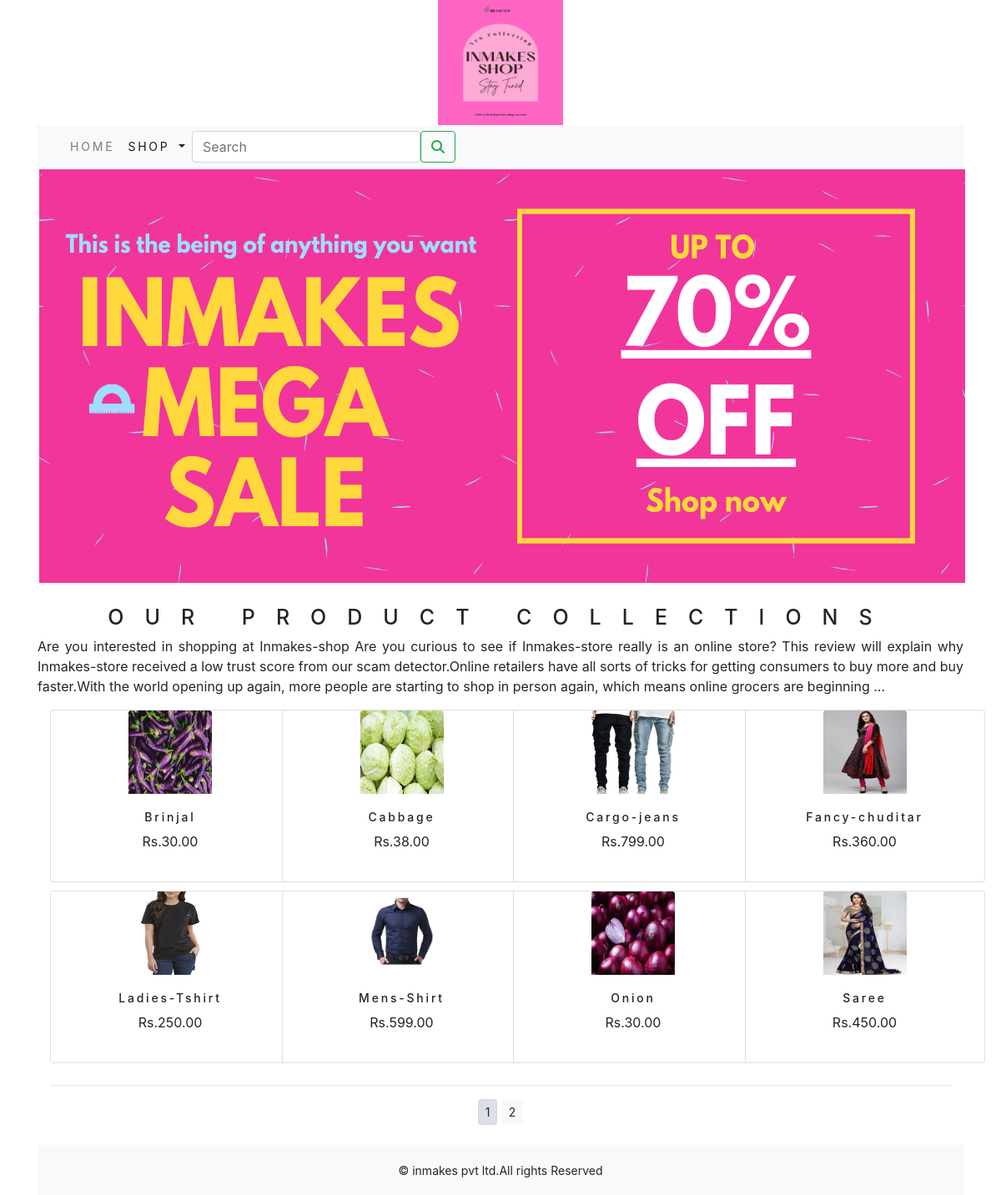
Screenshot of /ecommerceapp with the database file from the repository.
### ecommerceapp/models.py (models this page shows, shortened)
class Product(models.Model):
    name=models.CharField(max_length=250,unique=True)
    slug= models.SlugField(max_length=250, unique=True)
    description=models.TextField(blank=True)
    price=models.DecimalField(max_digits=10,decimal_places=2)
    category=models.ForeignKey(Category,on_delete=models.CASCADE)
    image=models.ImageField(upload_to='product',blank=True)
    stock=models.IntegerField()
    available=models.BooleanField(default=True)
    created=models.DateTimeField(auto_now_add=True)
    updated=models.DateTimeField(auto_now=True)
    def get_url(self):
        return reverse('ecommerceapp:prodCatdetail',args=[self.category.slug,self.slug])
    class Meta:
        ordering=('name',)
        verbose_name='product'
        verbose_name_plural = 'products'

### ecommerceapp/views.py (the view)
# urls.py: path('',views.allprodCat,name='allprodCat'),
def allprodCat(request,c_slug=None):
    c_page=None
    products_list=None
    if c_slug!=None:
        c_page=get_object_or_404(Category,slug=c_slug)
        products_list=Product.objects.all().filter(category=c_page,available=True)
    else:
        products_list=Product.objects.all().filter(available=True)
    paginator=Paginator(products_list,8)
    try:
        page=int(request.GET.get('page','1'))
    except:
        page=1
    try:
        products=paginator.page(page)
    except (EmptyPage,InvalidPage):
        products=paginator.page(paginator.num_pages)
    return render(request,"category.html",{'category':c_page,'products':products})

### cart/context_processors.py (called while the page is built)
def counter(request):
    item_count=0
    if 'admin' in request.path:
        return {}
    else:
        try:
            cart=Cart.objects.filter(cart_id=_cart_id(request))
            car_items=CartItem.objects.all().filter(cart=cart[:1])
            for cart_item in car_items:
                item_count += cart_item.quantity
        except Cart.DoesNotExist:
            item_count=0
    return dict(item_count=item_count)

### cart/views.py (called while the page is built)
def _cart_id(request):
    cart=request.session.session_key
    if not cart:
        cart=request.session.create()
    return cart

### ecommerceapp/context_processors.py (called while the page is built)
def menu_links(request):
    links=Category.objects.all()
    return dict(links=links)

### ecommerceapp/models.py (called while the page is built)
    def get_url(self):
        return reverse('ecommerceapp:products_by_category',args=[self.slug])

### templates/category.html (shortened to what this page needs)
{% extends 'base.html' %}
{% load static %}
{% block content %}
<div class="mx_auto">
    {% if category %}
        <img class="my_image" src="{{category.image.url}}" alt="{{category.name}}">
</div>
    <br>
<div>
        <h1 class="text-center my_title">{{category.name}}</h1>
        <P class="text-justify">{{category.description}}</P>
</div>
    {% else %}
<div>
<img class="my_image my_image_padding" src="{% static 'img/Banner.png' %}" style="width:1114px;height:500px" alt="our products">
</div>
<br>
<div>
    <h1 class="text-center my_title">Our product Collections</h1>
    <p class="text-justify">Are you interested in shopping at Inmakes-shop Are you curious to see if Inmakes-store really is an online store? This review will explain why Inmakes-store received a low trust score from our scam detector.Online retailers have all sorts of tricks for getting consumers to buy more and buy faster.With the world opening up again, more people are starting to shop in person again, which means online grocers are beginning ...</p>
</div>
    {% endif %}
<div class="container">
    <div class="row mx_auto">
        {% for product in products.object_list %}
        <div class="my_bottom_margin col-9 col-sm-12 col-md-3 xol-lg-3">
            <div class="card text-center" style="min-width:18rem;">
                <a href="{{product.get_url}}"><img class="card-img-top my_image" src="{{product.image.url}}" style="width:100px; height:100px" alt="{{product.name}}"></a>
            <div class="card-body">
             <h4>{{product.name}}</h4>
                <P>Rs.{{product.price}}</P>
            </div>
            </div>
        </div>
        {% endfor %}
    </div>
    <div class="mx-auto">
        {% if products.paginator.num_pages > 1 %}
        <hr>
        <div class="text-center">
            {% for pg in products.paginator.page_range %}
                <a href="?page={{pg}}" class="btn btn-light btn-sm {% if products.number == pg %} active {% endif %}">{{pg}}</a>
            {% endfor %}
        </div>
        {% endif %}
    </div>
    <br>
</div>
{% endblock %}

### templates/base.html (shortened to what this page needs)
{% load static %}
<!DOCTYPE html>
<html lang="en">
<head>
    <link rel="stylesheet" href="{% static 'css/custom.css' %}">
        <link rel="stylesheet" href="{% static 'css/bootstrap.min.css' %}" >
</head>
<body>
<div class="container">
{% include 'header.html' %}
{% include 'navbar.html' %}
{% block content %}
{% endblock %}
    </div>
{% include 'footer.html' %}
</body>
</html>

### templates/header.html
{% load static %}
<header>
  <center>
    <a href="{% url 'ecommerceapp:allprodCat' %}"></a><img style="width:150px; height:150px" src="{% static 'img/logo2.png' %}" alt="logimage">
  </center>
</header>

### templates/navbar.html (shortened to what this page needs)
<nav class="navbar navbar-expand-lg navbar-light bg-light">
  <div class="container-fluid">
    <div class="collapse navbar-collapse" style="width:80px;height:35px" id="navbarSupportedContent">
      <ul class="navbar-nav me-auto mb-2 mb-lg-0">
        <li class="nav-item">
          <a class="nav-link" href="{% url 'ecommerceapp:allprodCat' %}">Home</a>
        </li>
        <li class="nav-item dropdown {% if 'ecommerceapp' in request.path %} active {% endif %}">
          <a class="nav-link dropdown-toggle" href="#" id="navbarDropdown" role="button" data-bs-toggle="dropdown" aria-expanded="false">
            Shop
          </a>
        </li>
      </ul>
      <form class="d-flex" action="{% url 'search_app:SearchResult' %}" method="get">
        <input class="form-control me-2" type="search" placeholder="Search" name="q" aria-label="Search">
        <button class="btn btn-outline-success" type="submit"><i class="fa fa-search"></i></button>
      </form>
    </div>
  </div>
</nav>

### templates/footer.html
<div class="footer navbar-fixed-bottom my_footer">
    <p class="text-center">&copy; inmakes pvt ltd.All rights Reserved</p>
</div>

### static/css/custom.css (style rules this page uses)
body { font-family: 'Roboto', sans-serif; }
.nav-item { letter-spacing : .2em; font-size : 14px; text-transform : uppercase; }
.my_footer { background-color:#f8f9fa; height:60px; }
.my_footer p { padding-top:20px; font-size:14px; }
.my_image { width:100%; height:auto; }
.my_title { font-size:25px; text-transform:uppercase; letter-spacing:1em; }
.my_image_padding { padding:2px; }
.my_bottom_margin { margin-bottom:10px; }
.card-body h4 { font-size:14px; text-trasnform:uppercase; letter-spacing:.2em }

### rows the page displays
Product: image (picture), name "Brinjal", price "30.00"
Product: image (picture), name "Cabbage", price "38.00"
Product: image (picture), name "Cargo-jeans", price "799.00"
Product: image (picture), name "Fancy-chuditar", price "360.00"
Product: image (picture), name "Ladies-Tshirt", price "250.00"
Product: image (picture), name "Mens-Shirt", price "599.00"
Product: image (picture), name "Onion", price "30.00"
Product: image (picture), name "Saree", price "450.00"

### other values shown
{{ pg }} "1" "2"
